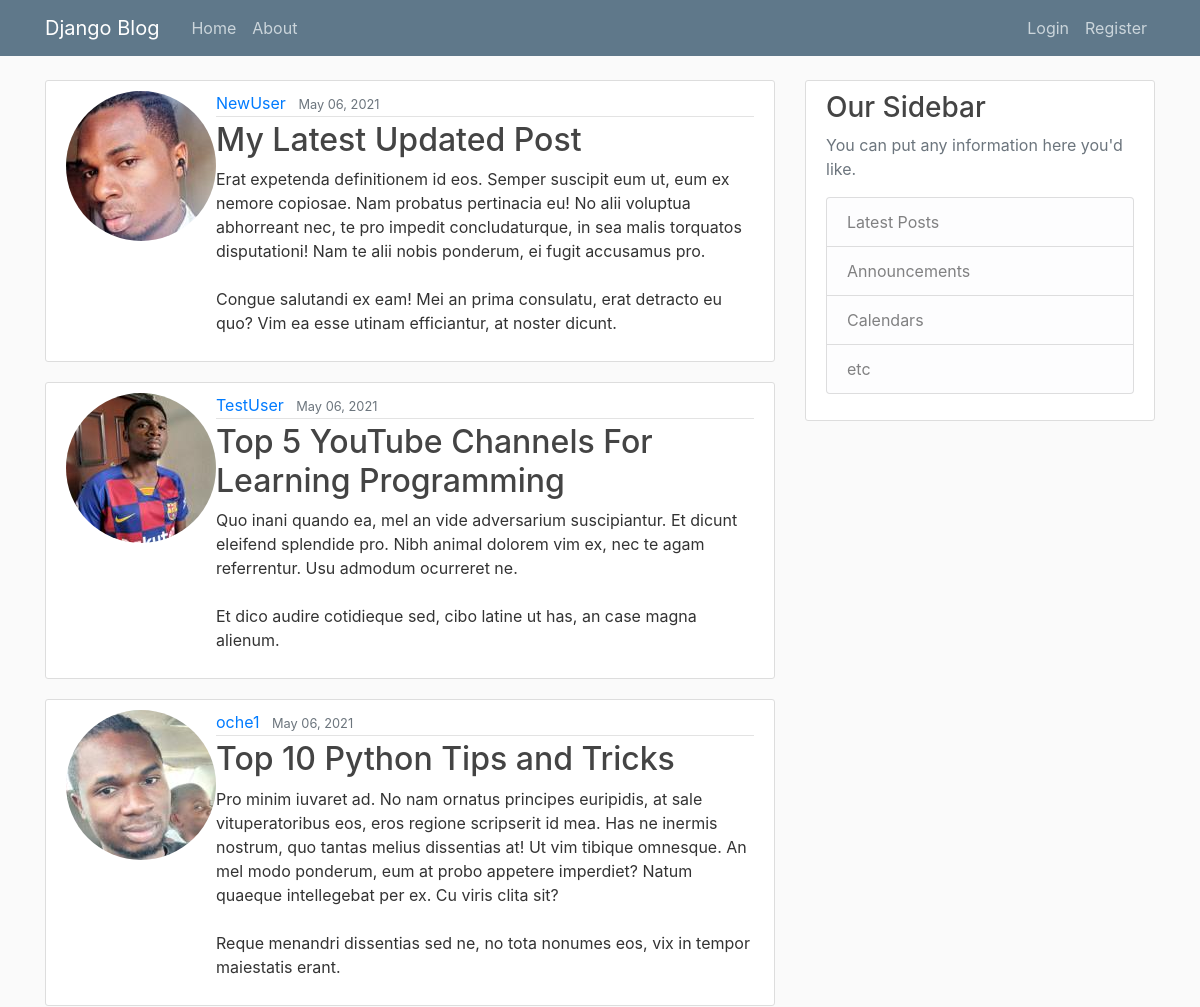
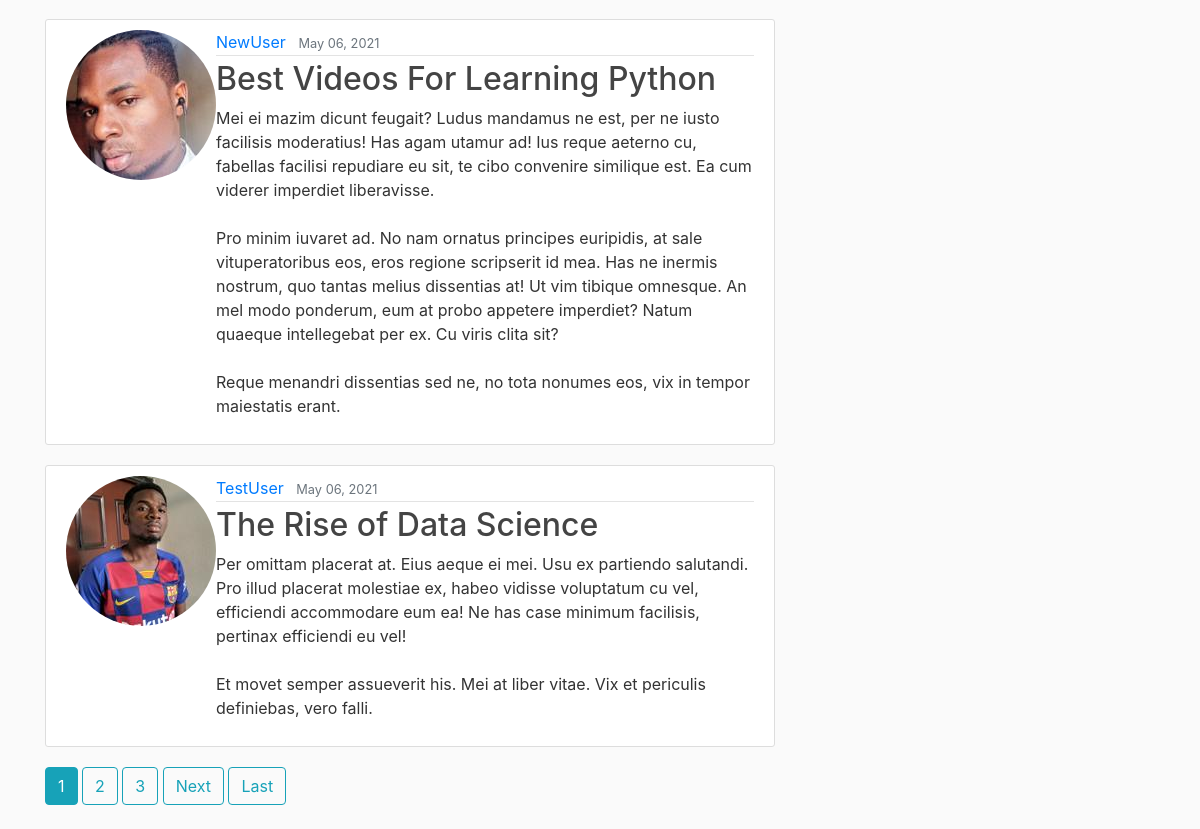
The page / on the database its author committed (2 pictures, top to bottom).
### blog/models.py (models this page shows, shortened)
class Post(models.Model):
    title = models.CharField(max_length=100)
    content = models.TextField()
    date_posted = models.DateTimeField(default=timezone.now)
    author = models.ForeignKey(User, on_delete=models.CASCADE)

### users/models.py (models this page shows, shortened)
class Profile(models.Model):
    user = models.OneToOneField(User, on_delete=models.CASCADE)
    image = models.ImageField(default='default.jpg', upload_to='profile_pics')

### blog/views.py (the view)
# urls.py: path('', PostListView.as_view(), name='blog-home'),
class PostListView(ListView):
    model = Post
    template_name = 'blog/home.html'
    context_object_name = 'posts'
    ordering = ['-date_posted']
    paginate_by = 5

### blog/templates/blog/home.html (shortened to what this page needs)
{% extends "blog/base.html" %}
{% block content %}
    {% for post in posts %}
        <article class="media content-section">
            <img class="rounded-circle article-image" src="{{ post.author.profile.image.url }}" alt="">
          <div class="media-body">
            <div class="article-metadata">
              <a class="mr-2" href="{% url 'user-posts' post.author.username %}">{{ post.author }}</a>
              <small class="text-muted">{{ post.date_posted|date:"F d, Y" }}</small>
            </div>
            <h2><a class="article-title" href="{% url 'post-detail' post.id %}">{{ post.title }}</a></h2>
            <p class="article-content">{{ post.content }}</p>
          </div>
        </article>
    {% endfor %}
    {% if is_paginated %}
        {% for num in page_obj.paginator.page_range %}
            {% if page_obj.number == num %}
                <a class="btn btn-info mb-4" href="?page={{ num }}">{{ num }}</a>
                {% elif num > page_obj.number|add:'-3' and num < page_obj.number|add:'3' %}
                    <a class="btn btn-outline-info mb-4" href="?page={{ num }}">{{ num }}</a>
            {% endif %}
        {% endfor %}
        {% if page_obj.has_next %}
            <a class="btn btn-outline-info mb-4" href="?page={{ page_obj.next_page_number }}">Next</a>
            <a class="btn btn-outline-info mb-4" href="?page={{ page_obj.paginator.num_pages }}">Last</a>
        {% endif %}
    {% endif %}
{% endblock content %}

### blog/templates/blog/base.html (shortened to what this page needs)
{% load static %}
<!DOCTYPE html>
<html lang="en">
<head>
    <link rel="stylesheet" href="https://maxcdn.bootstrapcdn.com/bootstrap/4.0.0/css/bootstrap.min.css">
    <link rel="stylesheet" type="text/css" href="{% static 'blog/main.css' %}">
</head>
<body>
    <header class="site-header">
        <nav class="navbar navbar-expand-md navbar-dark bg-steel fixed-top">
            <div class="container">
                <a class="navbar-brand mr-4" href="{% url 'blog-home' %}">Django Blog</a>
                <div class="collapse navbar-collapse" id="navbarToggle">
                    <div class="navbar-nav mr-auto">
                        <a class="nav-item nav-link" href="{% url 'blog-home' %}">Home</a>
                        <a class="nav-item nav-link" href="{% url 'blog-about' %}">About</a>
                    </div>
                    <div class="navbar-nav">
                        {% if user.is_authenticated %}
                            <a class="nav-item nav-link" href="{% url 'post-create' %}">New Post</a>
                            <a class="nav-item nav-link" href="{% url 'logout' %}">Logout</a>
                            <a class="nav-item nav-link" href="{% url 'profile' %}">Profile</a>
                        {% else %}
                            <a class="nav-item nav-link" href="{% url 'login' %}">Login</a>
                            <a class="nav-item nav-link" href="{% url 'register' %}">Register</a>
                        {% endif %}
                    </div>
                </div>
            </div>
        </nav>
    </header>
    <main role="main" class="container">
      <div class="row">
        <div class="col-md-8">
          {% block content %}{% endblock %}
        </div>
        <div class="col-md-4">
          <div class="content-section">
            <h3>Our Sidebar</h3>
            <p class='text-muted'>You can put any information here you'd like.
              <ul class="list-group">
                <li class="list-group-item list-group-item-light">Latest Posts</li>
                <li class="list-group-item list-group-item-light">Announcements</li>
                <li class="list-group-item list-group-item-light">Calendars</li>
                <li class="list-group-item list-group-item-light">etc</li>
              </ul>
            </p>
          </div>
        </div>
      </div>
    </main>
  </body>
</body>
</html>

### blog/static/blog/main.css (style rules this page uses)
body { background: #fafafa; color: #333333; margin-top: 5rem; }
h1, h2, h3, h4, h5, h6 { color: #444444; }
ul { margin: 0; }
.bg-steel { background-color: #5f788a; }
.site-header .navbar-nav .nav-link { color: #cbd5db; }
.content-section { background: #ffffff; padding: 10px 20px; border: 1px solid #dddddd; border-radius: 3px; margin-bottom: 20px; }
.article-title { color: #444444; }
.article-content { white-space: pre-line; }
.article-metadata { padding-bottom: 1px; margin-bottom: 4px; border-bottom: 1px solid #e3e3e3 }

### rows shown on the page
Post: author.profile.image (picture), author "NewUser", date_posted "May 06, 2021", title "My Latest Updated Post", content "Erat expetenda definitionem id eos. Semper suscipit eum ut, eum ex nemore copiosae. Nam probatus pertinacia eu! No alii voluptua abhorreant nec, te pro impedit concludaturque, in sea malis torquatos disputationi! Nam te alii nobis ponderum, ei fugit accusamus pro. Congue salutandi ex eam! Mei an prima consulatu, erat detracto eu quo? Vim ea esse utinam efficiantur, at noster dicunt."
Post: author.profile.image (picture), author "TestUser", date_posted "May 06, 2021", title "Top 5 YouTube Channels For Learning Programming", content "Quo inani quando ea, mel an vide adversarium suscipiantur. Et dicunt eleifend splendide pro. Nibh animal dolorem vim ex, nec te agam referrentur. Usu admodum ocurreret ne. Et dico audire cotidieque sed, cibo latine ut has, an case magna alienum."
Post: author.profile.image (picture), author "oche1", date_posted "May 06, 2021", title "Top 10 Python Tips and Tricks", content "Pro minim iuvaret ad. No nam ornatus principes euripidis, at sale vituperatoribus eos, eros regione scripserit id mea. Has ne inermis nostrum, quo tantas melius dissentias at! Ut vim tibique omnesque. An mel modo ponderum, eum at probo appetere imperdiet? Natum quaeque intellegebat per ex. Cu viris clita sit? Reque menandri dissentias sed ne, no tota nonumes eos, vix in tempor maiestatis erant."
Post: author.profile.image (picture), author "NewUser", date_posted "May 06, 2021", title "Best Videos For Learning Python", content "Mei ei mazim dicunt feugait? Ludus mandamus ne est, per ne iusto facilisis moderatius! Has agam utamur ad! Ius reque aeterno cu, fabellas facilisi repudiare eu sit, te cibo convenire similique est. Ea cum viderer imperdiet liberavisse. Pro minim iuvaret ad. No nam ornatus principes euripidis, at sale vituperatoribus eos, eros regione scripserit id mea. Has ne inermis nostrum, quo tantas melius dissentias at! Ut vim tibique omnesque. An mel modo ponderum, eum at probo appetere imperdiet? Natum quaeque intellegebat per ex. Cu viris clita sit? Reque menandri dissentias sed ne, no tota nonumes eos, vix in tempor maiestatis erant."
Post: author.profile.image (picture), author "TestUser", date_posted "May 06, 2021", title "The Rise of Data Science", content "Per omittam placerat at. Eius aeque ei mei. Usu ex partiendo salutandi. Pro illud placerat molestiae ex, habeo vidisse voluptatum cu vel, efficiendi accommodare eum ea! Ne has case minimum facilisis, pertinax efficiendi eu vel! Et movet semper assueverit his. Mei at liber vitae. Vix et periculis definiebas, vero falli."

### other values the page prints
{{ num }} "1"
{{ num }} "2" "3"
